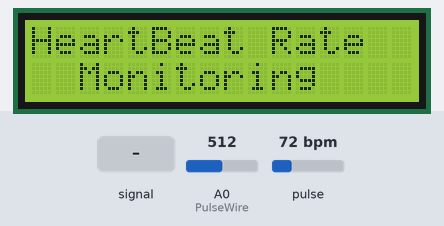
Bench run of a sketch on a simulated Arduino Uno, built with avr-gcc and run on an emulated ATmega328P. Parts: 16×2 character LCD. The test bench sets the inputs (shaded band); at power-on: pulse 72 bpm, A0 (PulseWire) = 512. What the sketch prints to the serial monitor is not drawn.

Above: at 0.1 s.
1.5 s: A0 (PulseWire) fed a 2 Hz sine of ±306 counts around its level
At 2.7 s:
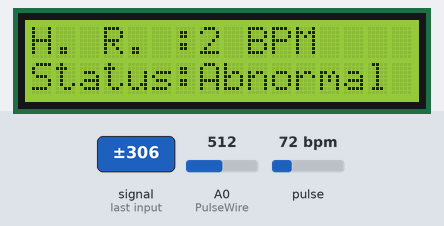
3.5 s: pulse set to 70 bpm
At 6.4 s:
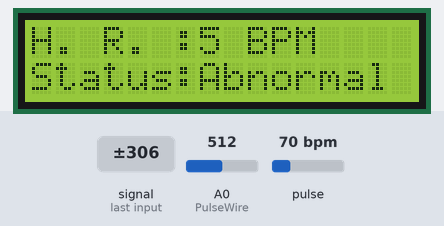
6.5 s: A0 (PulseWire) set to 716
At 8.5 s:
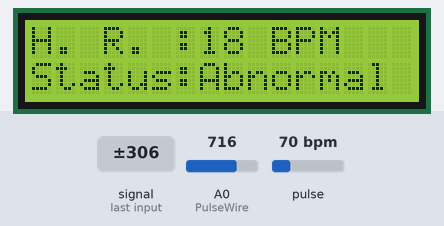
9.5 s: A0 (PulseWire) fed a 200 Hz sine of ±81 counts around its level
At 12.4 s:
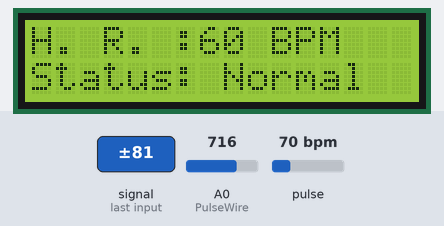
12.5 s: pulse set to 42 bpm
At 15.2 s:
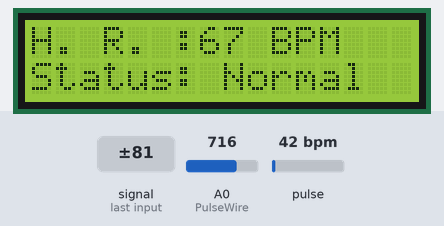
15.5 s: A0 (PulseWire) set to 860
18.5 s: A0 (PulseWire) set to 881
At 21.5 s:
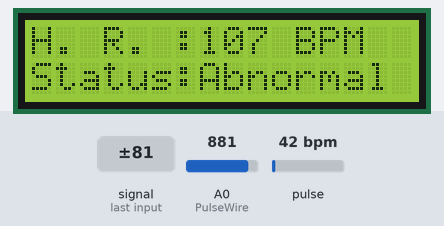
Timing chart, 0 to 22.5 s (numbered marks = the images above; inputs shaded):
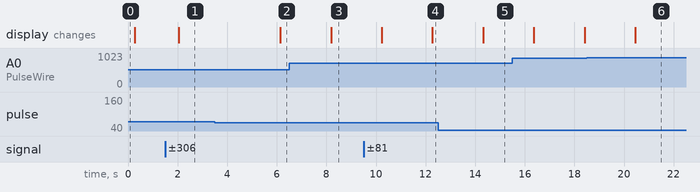

The sketch:

ECG_Simulation.ino
```cpp
#define USE_ARDUINO_INTERRUPTS true
#include <PulseSensorPlayground.h>
#include <LiquidCrystal.h>
#include <SPI.h>
#include <Wire.h>

// LCD setup
LiquidCrystal lcd(3, 5, 7, 9, 11, 13);

// Pulse Sensor setup
const int PulseWire = A0;
const int LED_3 = 1;
int Threshold = 550;
int Instructions_view = 500;

// Pulse Sensor object
PulseSensorPlayground pulseSensor;

// Signal filtering and scaling variables
int filteredSignal = 0;
const int rawMin = 500;
const int rawMax = 900;
const int bpmMin = 0;
const int bpmMax = 170;

// BPM averaging variables
const int numReadings = 10;
int bpmReadings[numReadings];
int readIndex = 0;
int total = 0;
int averageBPM = 0;

// Timer variables
unsigned long previousMillis = 0;
const long interval = 2000;

// ECG-like signal variables
unsigned long lastBeatTime = 0;
const int ecgCycleDuration = 1000;

// Gaussian function parameters for ECG simulation
const float pWaveAmplitude = 0.1;
const float qrsAmplitude = 1.0;
const float tWaveAmplitude = 0.2;
const float pWaveWidth = 0.03;
const float qrsWidth = 0.02;
const float tWaveWidth = 0.05;

// Signal smoothing variables
const int smoothingWindowSize = 10;
float smoothedECGSignal = 0;

// Function to generate synthetic ECG signal
float generate_ecg_signal(int raw_value) {
    float normalized_value;
    if (raw_value > 550) {
        normalized_value = (raw_value - 550) / 450.0;
    } else {
        normalized_value = 0;
    }

    static float t = 0;

    float p_wave = pWaveAmplitude * exp(-pow(t - 0.2, 2) / (2 * pow(pWaveWidth, 2)));
    float q_wave = 0.15 * exp(-pow(t - 0.45, 2) / (2 * pow(0.01, 2)));
    float r_wave = qrsAmplitude * exp(-pow(t - 0.5, 2) / (2 * pow(qrsWidth, 2)));
    float s_wave = -0.2 * exp(-pow(t - 0.55, 2) / (2 * pow(0.01, 2)));
    float qrs_complex = q_wave + r_wave + s_wave;
    float t_wave = tWaveAmplitude * exp(-pow(t - 0.75, 2) / (2 * pow(tWaveWidth, 2)));

    float ecg_signal = (p_wave + qrs_complex + t_wave);
    float scaled_ecg_signal = ecg_signal * normalized_value;

    t += 0.01;
    if (t > 1.0) {
        t = 0;
    }

    return scaled_ecg_signal;
}

void setup() {
    // Initialize Serial Monitor
    Serial.begin(115200);

    // Initialize LCD
    lcd.begin(16, 2);
    lcd.print("HeartBeat Rate");
    lcd.setCursor(0, 1);
    lcd.print("  Monitoring  ");

    // Configure Pulse Sensor
    pulseSensor.analogInput(PulseWire);
    pulseSensor.blinkOnPulse(LED_3);
    pulseSensor.setThreshold(Threshold);

    // Check if Pulse Sensor started correctly
    if (pulseSensor.begin()) {
        Serial.println("Pulse Sensor started!");
    } else {
        Serial.println("Pulse Sensor failed to start.");
    }

    // Initialize BPM readings array
    for (int i = 0; i < numReadings; i++) {
        bpmReadings[i] = 0;
    }

    delay(200);
    lcd.clear();
}

void loop() {
    // Read and filter the signal
    int rawSignal = analogRead(PulseWire);
    filteredSignal = 0.9 * filteredSignal + 0.1 * rawSignal;

    // Scale the filtered signal to BPM range
    int scaledBPM = map(filteredSignal, rawMin, rawMax, bpmMin, bpmMax);
    scaledBPM = constrain(scaledBPM, bpmMin, bpmMax);

    // Detect heartbeat and calculate BPM
    if (pulseSensor.sawStartOfBeat()) {
        int myBPM = pulseSensor.getBeatsPerMinute();
        myBPM = scaledBPM;

        // Update BPM readings array
        total = total - bpmReadings[readIndex];
        bpmReadings[readIndex] = myBPM;
        total = total + bpmReadings[readIndex];
        readIndex = (readIndex + 1) % numReadings;

        // Print current BPM to Serial Monitor
        Serial.print("Current BPM: ");
        Serial.println(myBPM);

        // Update last heartbeat time
        lastBeatTime = millis();
    }

    // Generate ECG signal
    float ecg_value = generate_ecg_signal(rawSignal);

    // Smooth ECG signal using moving average filter
    static float ecgSignalBuffer[smoothingWindowSize];
    static int ecgSignalIndex = 0;
    ecgSignalBuffer[ecgSignalIndex] = ecg_value;
    ecgSignalIndex = (ecgSignalIndex + 1) % smoothingWindowSize;

    float sum = 0;
    for (int i = 0; i < smoothingWindowSize; i++) {
        sum += ecgSignalBuffer[i];
    }
    smoothedECGSignal = sum / smoothingWindowSize;

    // Send ECG signal to Serial Plotter
    Serial.print("ECG Signal:");
    Serial.println(smoothedECGSignal * 100);

    // Update LCD every 2 seconds
    unsigned long currentMillis = millis();
    if (currentMillis - previousMillis >= interval) {
        averageBPM = total / numReadings;

        // Print average BPM to Serial Monitor
        Serial.print("Average BPM over the last seconds: ");
        Serial.println(averageBPM);

        // Clear LCD and display updated BPM
        lcd.clear();
        lcd.setCursor(0, 0);
        lcd.print("H. R. :");
        lcd.print(averageBPM);
        lcd.print(" BPM");

        // Display heart rate status
        lcd.setCursor(0, 1);
        if (averageBPM >= 60 && averageBPM <= 100) {
            lcd.print("Status: Normal ");
        } else {
            lcd.print("Status:Abnormal ");
        }

        // Reset timer
        previousMillis = currentMillis;
    }

    delay(50); // Small delay for stability
}
```

Measured:
- the behaviour switches between 871 and 872 on A0 (PulseWire) (found by bisection; images 5 and 6)
- after the input at 1.5 s, the display: changes after 0.55 s (image 1)
- after the input at 3.5 s, the display: changes after 2.6 s (image 2)
- after the input at 6.5 s, the display: changes after 1.7 s (image 3)
- after the input at 9.5 s, the display: first differs from a run without the input after 2.8 s (image 4)
- after the input at 12.5 s, the display: changes after 1.8 s (image 5)
